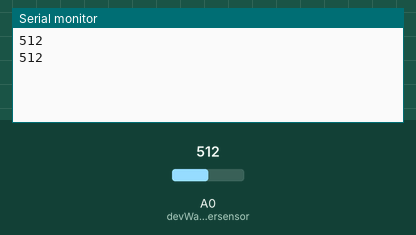
A sketch run on a simulated Arduino Uno, built with avr-gcc and run on an emulated ATmega328P. On the bench: the last lines printed to the serial monitor. The test bench sets the inputs (shaded band); at power-on: A0 (devWassersensor) = 512.

Above: at 1.8 s.
1.9 s: A0 (devWassersensor) set to 716
At 2.6 s:
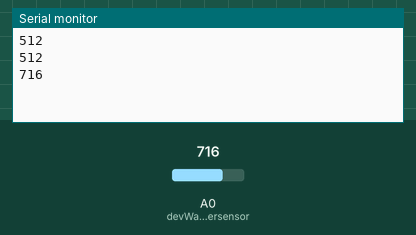
3.4 s: A0 (devWassersensor) set to 900
At 4.8 s:
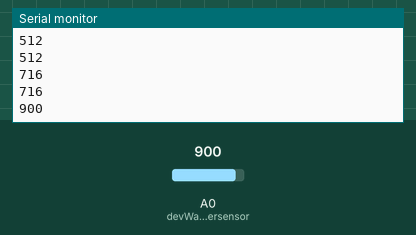
Timing chart, 0 to 6.4 s (numbered marks = the images above; inputs shaded):
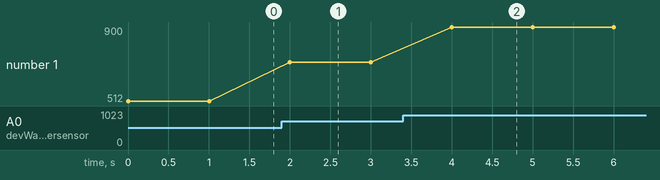

Measured:
- after the input at 1.9 s, the serial monitor: prints a new line after 0.10 s (image 1)
- after the input at 3.4 s, the serial monitor: prints a new line after 0.60 s (image 2)
- plotted number 1: 512 → 716 after the input at 1.9 s, 716 → 900 after the input at 3.4 s

The sketch:

Wasserlevel.ino
```cpp
const int devWassersensor = 0;

void setup() {
  Serial.begin(9600);
  pinMode(devWassersensor, INPUT);
}

void loop() {
  int val = analogRead(devWassersensor);
  Serial.println(val);
  delay(1000);
}
```
